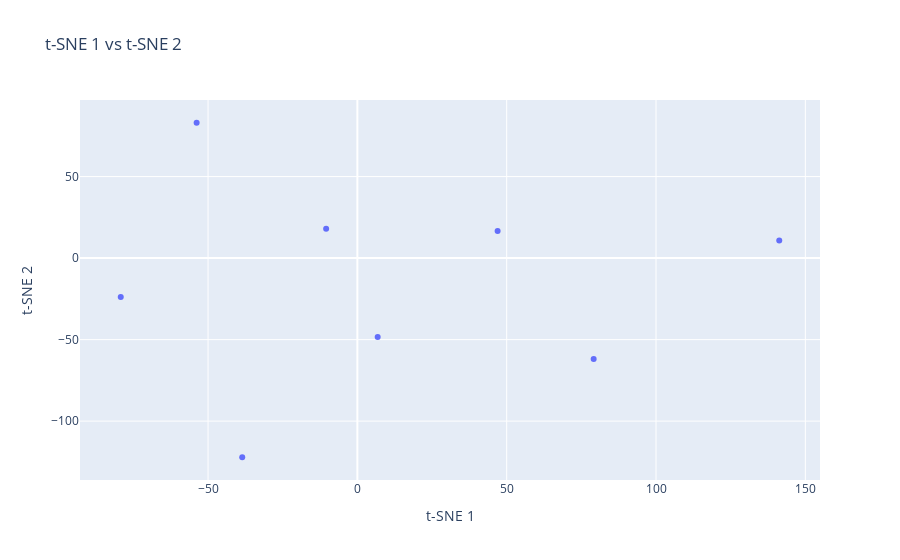

Notebook cell for this chart:
### Code cell
from sklearn.manifold import TSNE
import plotly.graph_objs as go
import plotly.offline as py

# Get weights
embds = agent.model.embedding.weight.detach().cpu().numpy()

# Plotting function
def plot_words(data, start, stop, step):
    trace = go.Scatter(
        x = data[start:stop:step, 0], 
        y = data[start:stop:step, 1],
        mode = 'markers',
        text = [tokenizer.decode(i) for i in range(start, stop, step)]
    )
    layout = dict(title= 't-SNE 1 vs t-SNE 2',
                  yaxis = dict(title='t-SNE 2'),
                  xaxis = dict(title='t-SNE 1'),
                  hovermode= 'closest')
    fig = dict(data = [trace], layout= layout)
    py.iplot(fig)

# Visualize words in two dimensions 
# Set perplexity to a value less than the number of samples
perplexity_value = min(30, len(embds) - 1)  # Ensure perplexity is less than the number of samples
conv_tsne_embds = TSNE(n_components=2, perplexity=5).fit_transform(embds)
plot_words(conv_tsne_embds, 0, len(embds), 1)

### Figure 1 — Plotly figure (JSON) as saved in the notebook; plotly's stock layout.template omitted (floating-point values rounded to 4 significant figures)
{"data": [{"mode": "markers", "text": ["wall", "empty", "forward", "turn_left", "turn_right", "feel_front", "feel_left", "feel_right"], "type": "scatter", "x": [6.799, -10.46, -38.56, 141.3, 79.12, -79.23, 46.96, -53.82], "y": [-48.36, 17.96, -122.2, 10.79, -61.88, -23.88, 16.58, 83.01]}], "layout": {"hovermode": "closest", "title": {"text": "t-SNE 1 vs t-SNE 2"}, "xaxis": {"title": {"text": "t-SNE 1"}}, "yaxis": {"title": {"text": "t-SNE 2"}}}}
